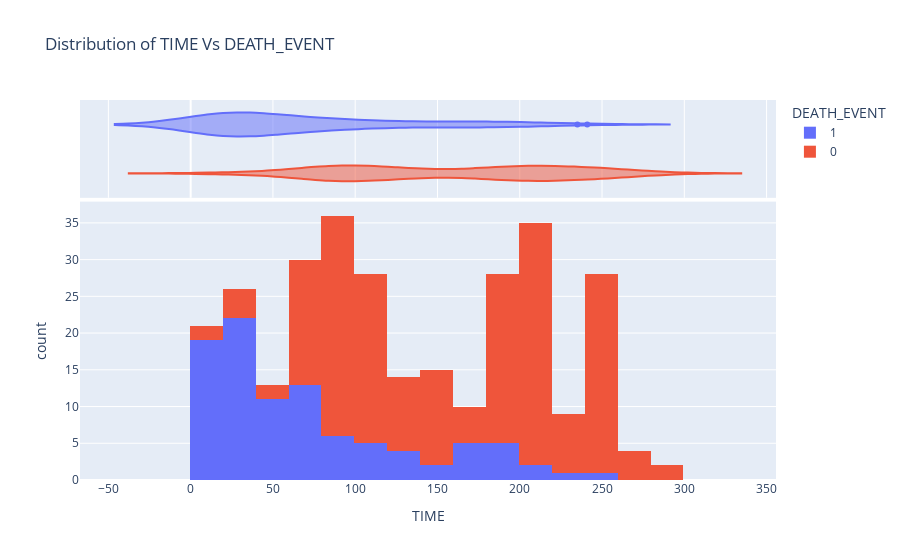

Notebook code for this chart:
### Markdown cell above
**TIME**

### Code cell
%matplotlib inline
fig = px.histogram(heart_failure_df, x="time", color="DEATH_EVENT", marginal="violin", hover_data=heart_failure_df.columns, 
                   title ="Distribution of TIME Vs DEATH_EVENT", 
                   labels={"time": "TIME"})
fig.show()

### Figure 1 — Plotly figure (JSON) as saved in the notebook; plotly's stock layout.template omitted (floating-point values rounded to 4 significant figures; data arrays with more than 128 entries replaced by an {"elided": "..."} marker saying what was removed)
{"data": [{"alignmentgroup": "True", "bingroup": "x", "hovertemplate": "DEATH_EVENT=1<br>TIME=%{x}<br>count=%{y}<extra></extra>", "legendgroup": "1", "marker": {"color": "#636efa"}, "name": "1", "offsetgroup": "1", "orientation": "v", "showlegend": true, "type": "histogram", "x": [4, 6, 7, 7, 8, 8, 10, 10, 10, 10, 10, 10, 11, 11, 13, 14, 14, 15, 15, 20, 20, 23, 23, 24, 26, 26, 26, 27, 28, 28, 29, 30, 30, 30, 30, 31, 32, 33, 33, 35, 38, 40, 41, 42, 43, 43, 43, 44, 45, 50, 55, 59, 60, 60, 61, 64, 65, 65, 66, 67, 72, 73, 73, 77, 78, 82, 88, 90, 90, 95, 96, 100, 109, 111, 113, 115, 126, 129, 130, 135, 150, 154, 162, 170, 171, 172, 172, 180, 180, 193, 196, 198, 207, 214, 235, 241], "xaxis": "x", "yaxis": "y"}, {"alignmentgroup": "True", "customdata": {"elided": "96x13 float values"}, "hovertemplate": "DEATH_EVENT=%{customdata[12]}<br>TIME=%{customdata[11]}<br>age=%{customdata[0]}<br>anaemia=%{customdata[1]}<br>creatinine_phosphokinase=%{customdata[2]}<br>diabetes=%{customdata[3]}<br>ejection_fraction=%{customdata[4]}<br>high_blood_pressure=%{customdata[5]}<br>platelets=%{customdata[6]}<br>serum_creatinine=%{customdata[7]}<br>serum_sodium=%{customdata[8]}<br>sex=%{customdata[9]}<br>smoking=%{customdata[10]}<extra></extra>", "legendgroup": "1", "marker": {"color": "#636efa"}, "name": "1", "offsetgroup": "1", "scalegroup": "x", "showlegend": false, "type": "violin", "x": [4, 6, 7, 7, 8, 8, 10, 10, 10, 10, 10, 10, 11, 11, 13, 14, 14, 15, 15, 20, 20, 23, 23, 24, 26, 26, 26, 27, 28, 28, 29, 30, 30, 30, 30, 31, 32, 33, 33, 35, 38, 40, 41, 42, 43, 43, 43, 44, 45, 50, 55, 59, 60, 60, 61, 64, 65, 65, 66, 67, 72, 73, 73, 77, 78, 82, 88, 90, 90, 95, 96, 100, 109, 111, 113, 115, 126, 129, 130, 135, 150, 154, 162, 170, 171, 172, 172, 180, 180, 193, 196, 198, 207, 214, 235, 241], "xaxis": "x2", "yaxis": "y2"}, {"alignmentgroup": "True", "bingroup": "x", "hovertemplate": "DEATH_EVENT=0<br>TIME=%{x}<br>count=%{y}<extra></extra>", "legendgroup": "0", "marker": {"color": "#EF553B"}, "name": "0", "offsetgroup": "0", "orientation": "v", "showlegend": true, "type": "histogram", "x": {"elided": "203 int values"}, "xaxis": "x", "yaxis": "y"}, {"alignmentgroup": "True", "customdata": {"elided": "203x13 float values"}, "hovertemplate": "DEATH_EVENT=%{customdata[12]}<br>TIME=%{customdata[11]}<br>age=%{customdata[0]}<br>anaemia=%{customdata[1]}<br>creatinine_phosphokinase=%{customdata[2]}<br>diabetes=%{customdata[3]}<br>ejection_fraction=%{customdata[4]}<br>high_blood_pressure=%{customdata[5]}<br>platelets=%{customdata[6]}<br>serum_creatinine=%{customdata[7]}<br>serum_sodium=%{customdata[8]}<br>sex=%{customdata[9]}<br>smoking=%{customdata[10]}<extra></extra>", "legendgroup": "0", "marker": {"color": "#EF553B"}, "name": "0", "offsetgroup": "0", "scalegroup": "x", "showlegend": false, "type": "violin", "x": {"elided": "203 int values"}, "xaxis": "x2", "yaxis": "y2"}], "layout": {"barmode": "relative", "legend": {"title": {"text": "DEATH_EVENT"}, "tracegroupgap": 0}, "title": {"text": "Distribution of TIME Vs DEATH_EVENT"}, "xaxis": {"anchor": "y", "domain": [0, 1], "title": {"text": "TIME"}}, "xaxis2": {"anchor": "y2", "domain": [0, 1], "matches": "x", "showgrid": true, "showticklabels": false}, "yaxis": {"anchor": "x", "domain": [0, 0.7326], "title": {"text": "count"}}, "yaxis2": {"anchor": "x2", "domain": [0.7426, 1], "matches": "y2", "showgrid": false, "showline": false, "showticklabels": false, "ticks": ""}}}
